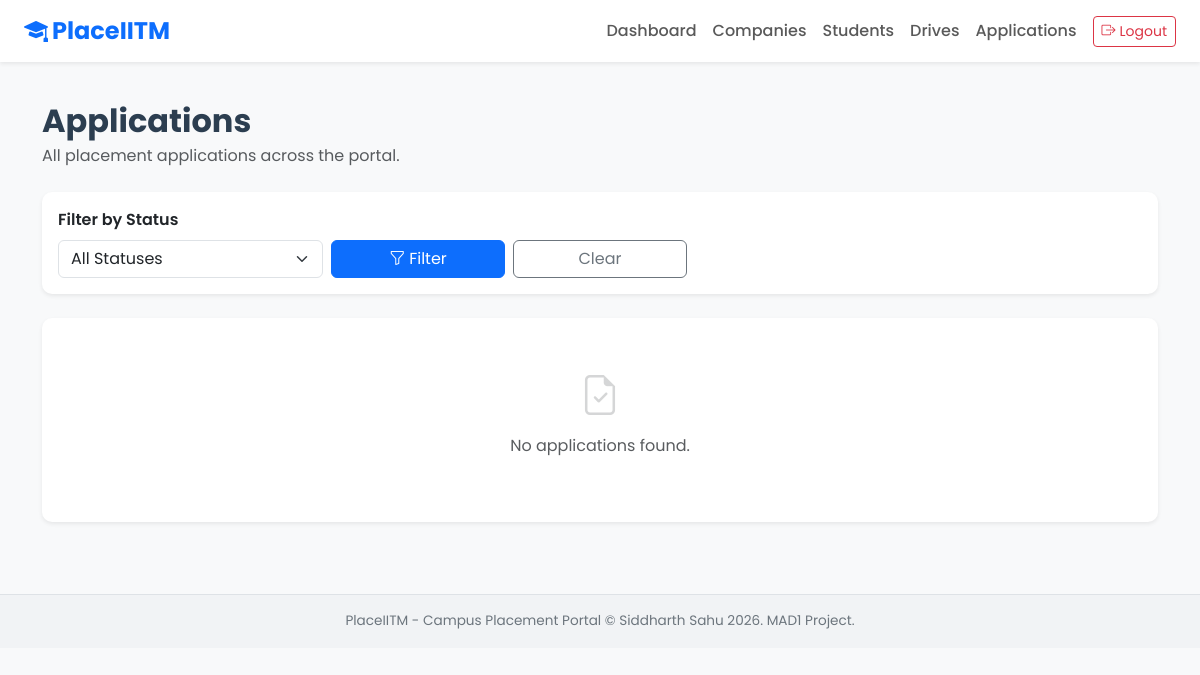
/admin/applications (signed in), run on an earlier commit of the app's database.
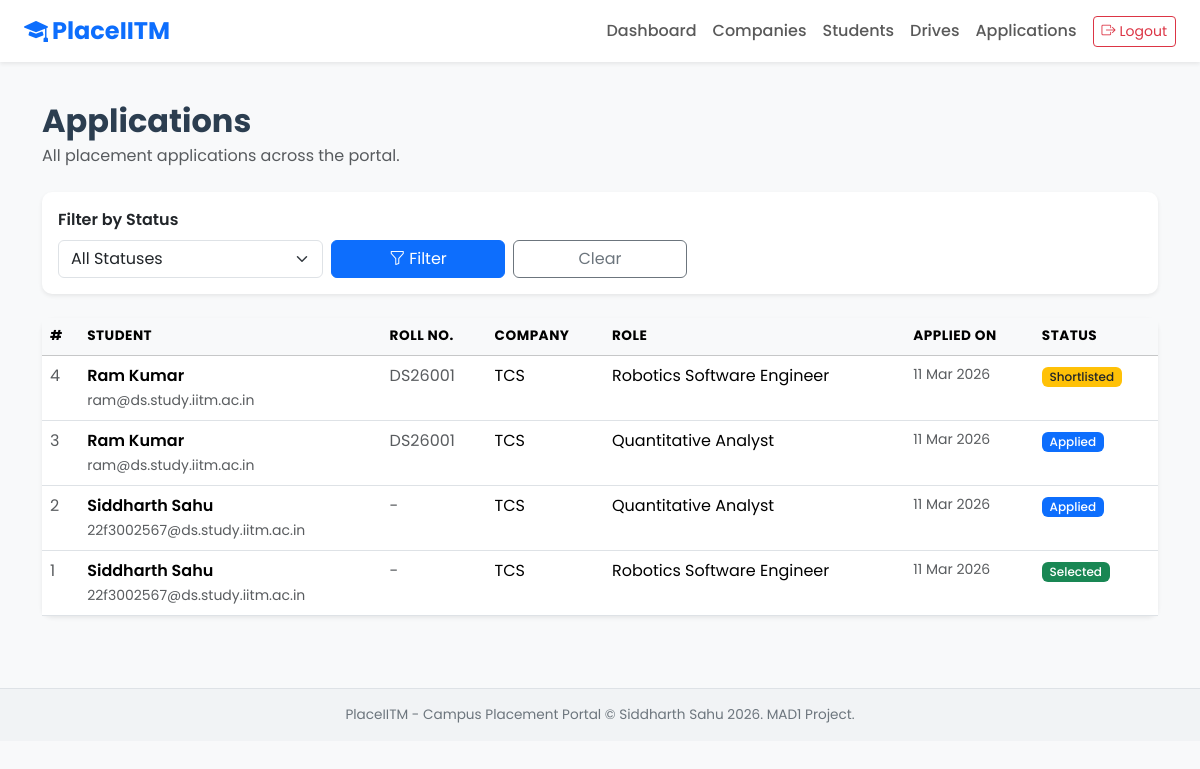
And on a later commit of the database.
### models.py (models this page shows, shortened)
class Application(db.Model):
    __tablename__ = "applications"
    id = db.Column(db.Integer, primary_key=True)
    student_id = db.Column(db.Integer, db.ForeignKey('students.id'), nullable=False)
    drive_id = db.Column(db.Integer, db.ForeignKey('placement_drives.id'), nullable=False)
    status = db.Column(db.String(30), default=Applied_status, nullable=False)
    applied_at = db.Column(db.DateTime, default= datetime.utcnow)
    notes = db.Column(db.Text)
    __table_args__ = (
        db.UniqueConstraint("student_id", "drive_id", name= 'uix_student_drive'),
    )

class Student(db.Model):
    __tablename__ = "students"
    id = db.Column(db.Integer, primary_key=True)
    user_id = db.Column(db.Integer, db.ForeignKey('users.id'), nullable=False, unique=True)
    stu_name = db.Column(db.String(100), nullable=False)
    email = db.Column(db.String(191), unique=True, nullable=False, index=True)
    phone = db.Column(db.String(20))
    roll_no = db.Column(db.String(50), unique=True)
    department = db.Column(db.String(100))
    degree = db.Column(db.String(60))
    grad_year = db.Column(db.Integer)
    cgpa = db.Column(db.Float)
    skills = db.Column(db.Text)
    bio = db.Column(db.Text)
    resume_filename = db.Column(db.String(200))
    registered_at = db.Column(db.DateTime, default= datetime.utcnow)
    updated_at = db.Column(db.DateTime, default= datetime.utcnow, onupdate=datetime.utcnow)
    applications = db.relationship("Application", backref='student', lazy=True, cascade='all, delete-orphan')

class Company(db.Model):
    __tablename__ = "companies"
    id = db.Column(db.Integer, primary_key=True)
    user_id = db.Column(db.Integer, db.ForeignKey('users.id'), nullable=False, unique=True)
    company_name = db.Column(db.String(200), nullable=False)
    industry = db.Column(db.String(100))
    hr_name = db.Column(db.String(100))
    hr_contact = db.Column(db.String(100))
    website = db.Column(db.String(200))
    description = db.Column(db.Text)
    location = db.Column(db.String(100))
    approval_status = db.Column(db.String(30), default='pending', nullable=False)
    registered_at = db.Column(db.DateTime, default= datetime.utcnow)
    updated_at = db.Column(db.DateTime, default= datetime.utcnow, onupdate=datetime.utcnow)
    drives = db.relationship("PlacementDrive", backref="company", lazy=True, cascade="all, delete-orphan")

class PlacementDrive(db.Model):
    __tablename__ = "placement_drives"
    id = db.Column(db.Integer, primary_key=True)
    company_id = db.Column(db.Integer, db.ForeignKey('companies.id'), nullable=False)
    job_title = db.Column(db.String(200), nullable=False)
    job_desp = db.Column(db.Text)
    job_type = db.Column(db.String(50))
    eligible_criteria = db.Column(db.Text)
    req_skills = db.Column(db.Text)
    salary_range = db.Column(db.String(100))
    location = db.Column(db.String(100))
    appication_deadline = db.Column(db.Date)
    status = db.Column(db.String(30), default=Pending_status, nullable=False)
    created_at = db.Column(db.DateTime, default= datetime.utcnow)
    updated_at = db.Column(db.DateTime, default= datetime.utcnow, onupdate=datetime.utcnow)
    applications = db.relationship("Application", backref='drive', lazy=True, cascade='all, delete-orphan')

### app.py (the view, shortened to what this page needs)
@app.route('/admin/applications')
@admin_required
def admin_applications():
    search = request.args.get('search', '').strip()
    status = request.args.get('status', '').strip()
    query = (Application.query
             .join(Student, Application.student_id == Student.id)
             .join(PlacementDrive, Application.drive_id == PlacementDrive.id)
             .join(Company, PlacementDrive.company_id == Company.id))
    if status:
        query = query.filter(Application.status == status)
    applications = query.order_by(Application.applied_at.desc()).all()
    return render_template('admin_applications.html', applications=applications, search=search, status_filter=status, app_statuses=App_statuses)

### app.py (called while the page is built)
@login_manager.user_loader
def load_user(user_id):
    return User.query.get(int(user_id))

def admin_required(f):
    @wraps(f)
    @login_required
    def decorated(*args, **kwargs):
        if not current_user.is_admin():
            flash('Acces denied - Admins allowed only.', 'danger')
            abort(403)
        return f(*args, **kwargs)
    return decorated

### models.py (called while the page is built)
    def is_admin(self):
        return self.role == Admin_role

### templates/admin_applications.html (shortened to what this page needs)
{% extends "base.html" %}
{% block content %}
<div class="mb-4">
    <h2 class="fw-bold mb-1">Applications</h2>
    <p class="text-muted mb-0">All placement applications across the portal.</p>
</div>
<div class="card shadow-sm border-0 mb-4">
    <div class="card-body">
        <form method="GET" action="{{ url_for('admin_applications') }}">
            <div class="row g-2 align-items-end">
                <div class="col-md-3">
                    <label class="form-label fw-semibold">Filter by Status</label>
                    <select name="status" class="form-select">
                        <option value="">All Statuses</option>
                    </select>
                </div>
                <div class="col-md-2">
                    <button type="submit" class="btn btn-primary w-100">
                        <i class="bi bi-funnel me-1"></i>Filter
                    </button>
                </div>
                <div class="col-md-2">
                    <a href="{{ url_for('admin_applications') }}" class="btn btn-outline-secondary w-100">Clear</a>
                </div>
            </div>
        </form>
    </div>
</div>
<div class="card shadow-sm border-0">
    <div class="card-body p-0">
        {% if applications %}
        <div class="table-responsive">
            <table class="table table-hover mb-0">
                <thead class="table-light">
                    <tr>
                        <th>#</th>
                        <th>Student</th>
                        <th>Roll No.</th>
                        <th>Company</th>
                        <th>Role</th>
                        <th>Applied On</th>
                        <th>Status</th>
                    </tr>
                </thead>
                <tbody>
                    {% for app in applications %}
                    <tr>
                        <td class="text-muted">{{ app.id }}</td>
                        <td>
                            <div class="fw-semibold">{{ app.student.stu_name }}</div>
                            <small class="text-muted">{{ app.student.email }}</small>
                        </td>
                        <td class="text-muted">{{ app.student.roll_no or '-' }}</td>
                        <td>{{ app.drive.company.company_name }}</td>
                        <td>{{ app.drive.job_title }}</td>
                        <td class="text-muted small">{{ app.applied_at.strftime('%d %b %Y') }}</td>
                        <td>
                            {% if app.status == 'Applied' %}
                                <span class="badge bg-primary">Applied</span>
                            {% elif app.status == 'Shortlisted' %}
                                <span class="badge bg-warning text-dark">Shortlisted</span>
                            {% elif app.status == 'Selected' %}
                                <span class="badge bg-success">Selected</span>
                            {% else %}
                                <span class="badge bg-danger">Rejected</span>
                            {% endif %}
                        </td>
                    </tr>
                    {% endfor %}
                </tbody>
            </table>
        </div>
        {% else %}
            <div class="text-center py-5 text-muted">
                <i class="bi bi-file-earmark-check fs-1 d-block mb-2 opacity-25"></i>
                <p>No applications found.</p>
            </div>
        {% endif %}
    </div>
</div>
{% endblock %}

What changed in the data, as far as the page shows it:
added Application: id "4", student.stu_name "Ram Kumar", student.email "ram@ds.study.iitm.ac.in", student "DS26001", drive.company.company_name "TCS", drive.job_title "Robotics Software Engineer", applied_at "11 Mar 2026", status "Shortlisted"
added Application: id "3", student.stu_name "Ram Kumar", student.email "ram@ds.study.iitm.ac.in", student "DS26001", drive.company.company_name "TCS", drive.job_title "Quantitative Analyst", applied_at "11 Mar 2026", status "Applied"
added Application: id "2", student.stu_name "Siddharth Sahu", student.email "22f3002567@ds.study.iitm.ac.in", student "-", drive.company.company_name "TCS", drive.job_title "Quantitative Analyst", applied_at "11 Mar 2026", status "Applied"
added Application: id "1", student.stu_name "Siddharth Sahu", student.email "22f3002567@ds.study.iitm.ac.in", student "-", drive.company.company_name "TCS", drive.job_title "Robotics Software Engineer", applied_at "11 Mar 2026", status "Selected"
Also different on the page:
text no longer shown: "No applications found."
text now shown: "# STUDENT ROLL NO. COMPANY ROLE APPLIED ON STATUS"
